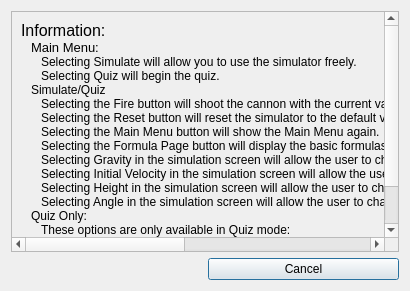
<?xml version="1.0" encoding="UTF-8"?>
<ui version="4.0">
 <class>InformationDialog</class>
 <widget class="QDialog" name="InformationDialog">
  <property name="geometry">
   <rect>
    <x>0</x>
    <y>0</y>
    <width>410</width>
    <height>291</height>
   </rect>
  </property>
  <property name="windowTitle">
   <string>Dialog</string>
  </property>
  <layout class="QGridLayout" name="gridLayout">
   <item row="1" column="1">
    <widget class="QPushButton" name="cancelButton">
     <property name="text">
      <string>Cancel</string>
     </property>
    </widget>
   </item>
   <item row="0" column="0" colspan="2">
    <widget class="QScrollArea" name="scrollArea">
     <property name="widgetResizable">
      <bool>true</bool>
     </property>
     <widget class="QWidget" name="scrollAreaWidgetContents_2">
      <property name="geometry">
       <rect>
        <x>0</x>
        <y>-31</y>
        <width>741</width>
        <height>261</height>
       </rect>
      </property>
      <layout class="QVBoxLayout" name="verticalLayout">
       <property name="spacing">
        <number>0</number>
       </property>
       <item>
        <widget class="QLabel" name="infoLabel">
         <property name="text">
          <string>&lt;html&gt;&lt;head/&gt;&lt;body&gt;&lt;p&gt;&lt;span style=&quot; font-size:12pt;&quot;&gt;Information:&lt;/span&gt;&lt;/p&gt;&lt;/body&gt;&lt;/html&gt;</string>
         </property>
        </widget>
       </item>
       <item>
        <widget class="QLabel" name="infoLabel2">
         <property name="text">
          <string>&lt;html&gt;&lt;head/&gt;&lt;body&gt;&lt;p&gt;&lt;span style=&quot; font-size:10pt;&quot;&gt;Main Menu:&lt;/span&gt;&lt;/p&gt;&lt;/body&gt;&lt;/html&gt;</string>
         </property>
         <property name="indent">
          <number>10</number>
         </property>
        </widget>
       </item>
       <item>
        <widget class="QLabel" name="infoLabel3">
         <property name="text">
          <string>Selecting Simulate will allow you to use the simulator freely.</string>
         </property>
         <property name="indent">
          <number>20</number>
         </property>
        </widget>
       </item>
       <item>
        <widget class="QLabel" name="infoLabel4">
         <property name="text">
          <string>Selecting Quiz will begin the quiz.</string>
         </property>
         <property name="indent">
          <number>20</number>
         </property>
        </widget>
       </item>
       <item>
        <widget class="QLabel" name="infoLabel5">
         <property name="text">
          <string>Simulate/Quiz</string>
         </property>
         <property name="indent">
          <number>10</number>
         </property>
        </widget>
       </item>
       <item>
        <widget class="QLabel" name="infoLabel6">
         <property name="text">
          <string>&lt;html&gt;&lt;head/&gt;&lt;body&gt;&lt;p&gt;Selecting the Fire button will shoot the cannon with the current values and simulate the trajectory of the projectile.&lt;/p&gt;&lt;/body&gt;&lt;/html&gt;</string>
         </property>
         <property name="indent">
          <number>20</number>
         </property>
        </widget>
       </item>
       <item>
        <widget class="QLabel" name="infoLabel7">
         <property name="text">
          <string>&lt;html&gt;&lt;head/&gt;&lt;body&gt;&lt;p&gt;Selecting the Reset button will reset the simulator to the default values of the cannon.&lt;/p&gt;&lt;/body&gt;&lt;/html&gt;</string>
         </property>
         <property name="indent">
          <number>20</number>
         </property>
        </widget>
       </item>
       <item>
        <widget class="QLabel" name="infoLabel8">
         <property name="text">
          <string>&lt;html&gt;&lt;head/&gt;&lt;body&gt;&lt;p&gt;Selecting the Main Menu button will show the Main Menu again.&lt;/p&gt;&lt;/body&gt;&lt;/html&gt;</string>
         </property>
         <property name="indent">
          <number>20</number>
         </property>
        </widget>
       </item>
       <item>
        <widget class="QLabel" name="infoLabel9">
         <property name="text">
          <string>&lt;html&gt;&lt;head/&gt;&lt;body&gt;&lt;p&gt;Selecting the Formula Page button will display the basic formulas of projectile motion.&lt;/p&gt;&lt;/body&gt;&lt;/html&gt;</string>
         </property>
         <property name="indent">
          <number>20</number>
         </property>
        </widget>
       </item>
       <item>
        <widget class="QLabel" name="infoLabel10">
         <property name="text">
          <string>&lt;html&gt;&lt;head/&gt;&lt;body&gt;&lt;p&gt;Selecting Gravity in the simulation screen will allow the user to change the value of the gravity used in the simulator.&lt;/p&gt;&lt;/body&gt;&lt;/html&gt;</string>
         </property>
         <property name="indent">
          <number>20</number>
         </property>
        </widget>
       </item>
       <item>
        <widget class="QLabel" name="infoLabel11">
         <property name="text">
          <string>&lt;html&gt;&lt;head/&gt;&lt;body&gt;&lt;p&gt;Selecting Initial Velocity in the simulation screen will allow the user to change the value of the initial velocity of the projectile used in the simulator.&lt;/p&gt;&lt;/body&gt;&lt;/html&gt;</string>
         </property>
         <property name="indent">
          <number>20</number>
         </property>
        </widget>
       </item>
       <item>
        <widget class="QLabel" name="infoLabel12">
         <property name="text">
          <string>&lt;html&gt;&lt;head/&gt;&lt;body&gt;&lt;p&gt;Selecting Height in the simulation screen will allow the user to change the value of the height of the cannon used in the simulator.&lt;/p&gt;&lt;/body&gt;&lt;/html&gt;</string>
         </property>
         <property name="indent">
          <number>20</number>
         </property>
        </widget>
       </item>
       <item>
        <widget class="QLabel" name="infoLabel13">
         <property name="text">
          <string>&lt;html&gt;&lt;head/&gt;&lt;body&gt;&lt;p&gt;Selecting Angle in the simulation screen will allow the user to change the value of the angle of the cannon used in the simulator.&lt;/p&gt;&lt;/body&gt;&lt;/html&gt;</string>
         </property>
         <property name="indent">
          <number>20</number>
         </property>
        </widget>
       </item>
       <item>
        <widget class="QLabel" name="infoLabel14">
         <property name="text">
          <string>Quiz Only:</string>
         </property>
         <property name="indent">
          <number>10</number>
         </property>
        </widget>
       </item>
       <item>
        <widget class="QLabel" name="infoLabel15">
         <property name="text">
          <string>&lt;html&gt;&lt;head/&gt;&lt;body&gt;&lt;p&gt;These options are only available in Quiz mode: &lt;/p&gt;&lt;/body&gt;&lt;/html&gt;</string>
         </property>
         <property name="indent">
          <number>20</number>
         </property>
        </widget>
       </item>
       <item>
        <widget class="QLabel" name="infoLabel16">
         <property name="text">
          <string>&lt;html&gt;&lt;head/&gt;&lt;body&gt;&lt;p&gt;Selecting the Reset Quiz button will reset the quiz to the first question.&lt;/p&gt;&lt;/body&gt;&lt;/html&gt;</string>
         </property>
         <property name="indent">
          <number>20</number>
         </property>
        </widget>
       </item>
       <item>
        <widget class="QLabel" name="infoLabel17">
         <property name="text">
          <string>&lt;html&gt;&lt;head/&gt;&lt;body&gt;&lt;p&gt;Selecting the Submit button will submit you current choice to see if it is correct.&lt;/p&gt;&lt;/body&gt;&lt;/html&gt;</string>
         </property>
         <property name="indent">
          <number>20</number>
         </property>
        </widget>
       </item>
       <item>
        <widget class="QLabel" name="infoLabel18">
         <property name="text">
          <string>&lt;html&gt;&lt;head/&gt;&lt;body&gt;&lt;p&gt;If the selected answer is incorrect will display a hint while selecting the correct question will move the quiz to the next question after a short delay.&lt;/p&gt;&lt;/body&gt;&lt;/html&gt;</string>
         </property>
         <property name="indent">
          <number>20</number>
         </property>
        </widget>
       </item>
      </layout>
     </widget>
    </widget>
   </item>
  </layout>
 </widget>
 <resources/>
 <connections/>
</ui>
